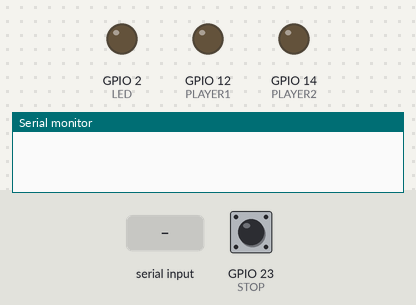
A program run on a simulated ESP32. On the bench: output pins drawn as LEDs (lit = HIGH), the last lines printed to the serial monitor. The test bench sets the inputs (shaded band); at power-on: GPIO 23 (STOP) LOW.

Above: at 3.2 s.
3.3 s: GPIO 23 (STOP) pulled HIGH for 0.15 s
6.4 s: "(" received over Serial
7.9 s: GPIO 23 (STOP) pulled HIGH for 1 s
At 9.0 s:
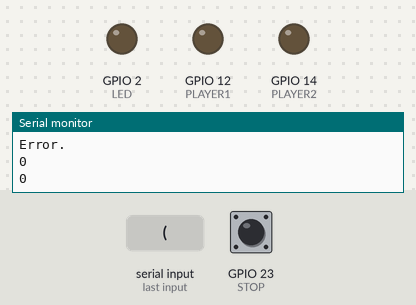
10.4 s: GPIO 23 (STOP) pulled HIGH for 3.2 s
At 14.8 s:
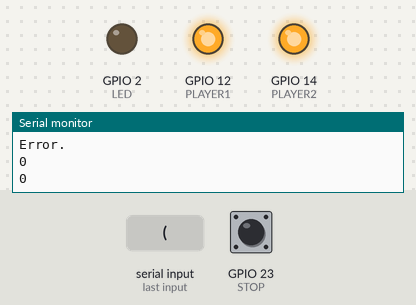
At 24.7 s:
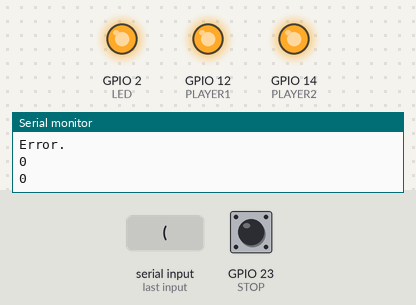
Timing chart, 0 to 35.4 s (numbered marks = the images above; inputs shaded):
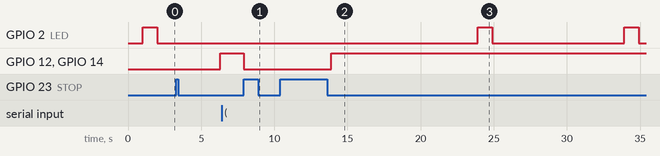

The program:

main.cpp
```cpp
#include <Arduino.h>

// pin setup
#define PLAYER1 12
#define PLAYER2 14
#define STOP 23
#define LED 2

// game constants
#define START_BUFFER 3000 // short buffer before start of game
#define THRESHOLD 100 // game ends when level reaches 120 WPM
#define LEVEL_INCREASE 10 // increases by 10 WPM every level
#define LEVEL_TIMER 10000 // 10 seconds
#define LED_TIMER 1000 // 1 second

char storedDataWPM[64] = "";
int player_wpm[2] = {0};

bool pause_state = true;
int level_wpm = 50; // starts at 50 WPM
unsigned long prev_time; // track elapsed time
unsigned long current_time; // track elapsed time

// parses data received by UART
void parseData(char *dataStored, int *wpmValues){

  // create a copy of dataBuffer to avoid overwriting
  char dataCopy[64];
  strncpy(dataCopy, dataStored, sizeof(dataCopy) - 1);
  dataCopy[sizeof(dataCopy) - 1] = '\0';

  int index = 0;
  // create a token separated by comma
  char *token = strtok(dataCopy, ",");

  // looping through six tokens
  while (token != NULL && index < 2){
    wpmValues[index] = atoi(token);
    token = strtok(NULL, ",");
    index++;
  }

  if (index == 2){
    Serial.println("Data extraction successful!");
  } else {
    Serial.println("Error.");
  }
}

// stores data from UART
void storeSerialData(char *charArray) {
  int count = 0;

  while (Serial.available() > 0) {
    char tempChar = Serial.read();
    if (tempChar == ')') {
      charArray[count] = '\0';
      break;
    }
    charArray[count] = tempChar;
    count++;
  }

  Serial.println(charArray);
  parseData(storedDataWPM, player_wpm);
  Serial.println(player_wpm[0]);
  Serial.println(player_wpm[1]);
}


void setup() {
  // start serial
  Serial.begin(115200);

  // pin mode config
  pinMode(PLAYER1, OUTPUT);
  pinMode(PLAYER2, OUTPUT);
  pinMode(STOP, INPUT);
  pinMode(LED, OUTPUT);

  // indicate set up completion
  digitalWrite(LED, LOW);
  delay(1000);
  digitalWrite(LED, HIGH);
  delay(1000);
  digitalWrite(LED, LOW);
}


void loop() {

  // pre-game state, click button to start
  while (pause_state) {

    if (digitalRead(STOP)) {
      pause_state = false;
      delay(START_BUFFER);
      // set timer
      prev_time = millis();
      break;
    }
  }

  // Take time of current loop
  current_time = millis();

  // Determine if we increase level (time passed LEVEL_TIMER)
  if ((current_time - prev_time > LEVEL_TIMER) && (level_wpm <= THRESHOLD)) {
    // Increase level wpm
    level_wpm += LEVEL_INCREASE;

    // indicate level change through built in LED
    digitalWrite(LED, HIGH);

    // reset timer for level
    prev_time = current_time;
  }
  else if (level_wpm > THRESHOLD) {
    // if last level has been reaeched, restart game
    digitalWrite(PLAYER1, LOW);
    digitalWrite(PLAYER2, LOW);
    level_wpm = 50;
    pause_state = true;
  }

  // turn level indicator LED off
  if (current_time - prev_time > LED_TIMER) {
    digitalWrite(LED, LOW);
  }

  // pull and parse data from server through UART
  if (Serial.available() > 0) {
    if (Serial.read() == '(') {
      storeSerialData(storedDataWPM);
    }
  }

  // check if player 1 is below level minimum wpm
  if (player_wpm[0] < level_wpm){
    // shock if less than
    digitalWrite(PLAYER1, HIGH);
  } else {
    // no shock if greater or equal
    digitalWrite(PLAYER1, LOW);
  }

  // check if player 2 is below level minimum wpm
  if (player_wpm[1] < level_wpm){
    // shock if less than
    digitalWrite(PLAYER2, HIGH);
  } else {
    // no shock if greater or equal
    digitalWrite(PLAYER2, LOW);
  }

  // pause game if stop button has been pressed
  if (digitalRead(STOP)) {
    pause_state = true;
    digitalWrite(PLAYER1, LOW);
    digitalWrite(PLAYER2, LOW);
    delay(START_BUFFER);
  }


}
```

Measured:
- after the input at 3.3 s, GPIO 12 (PLAYER1), GPIO 14 (PLAYER2): LOW → HIGH after 3.0 s
- after the input at 7.9 s, GPIO 12 (PLAYER1), GPIO 14 (PLAYER2): HIGH → LOW at once
- after the input at 10.4 s, GPIO 2 (LED): alternates HIGH for 1.0 s and LOW for 9.0 s, starting after 13.5 s; GPIO 12 (PLAYER1), GPIO 14 (PLAYER2): LOW → HIGH after 3.5 s
